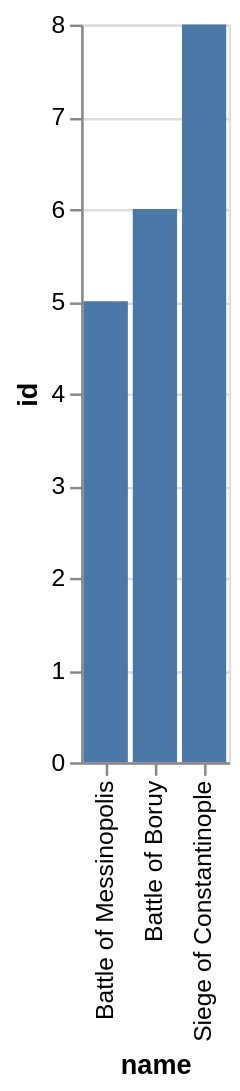

Vega-Lite specification stored for this chart:
### Vega-Lite specification from a JSON file in a GitHub repository (floating-point values rounded to 4 significant figures)
{"data": {"values": [{"x_data": "Battle of Messinopolis", "y_data": 5}, {"x_data": "Battle of Boruy", "y_data": 6}, {"x_data": "Siege of Constantinople", "y_data": 8}]}, "mark": "bar", "encoding": {"x": {"field": "x_data", "type": "nominal", "title": "name", "sort": {"op": "sum", "field": "y_data", "order": "ascending"}}, "y": {"field": "y_data", "type": "quantitative", "title": "id"}}}
